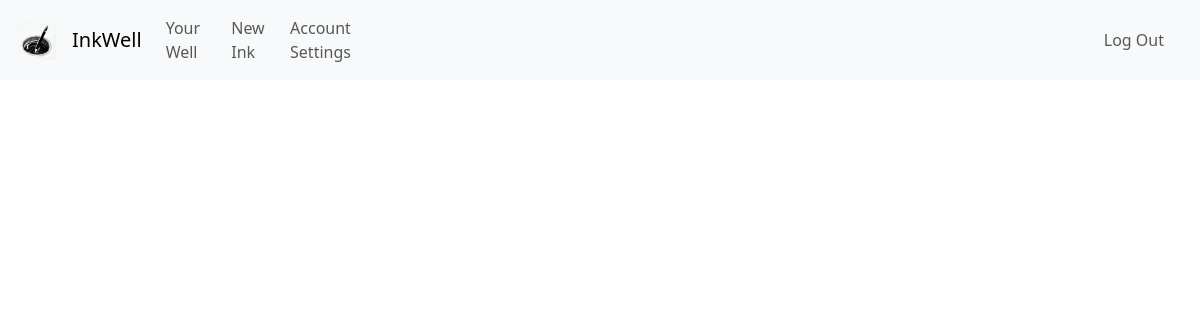
The page /ink_settings (signed in) on the database as committed earlier.
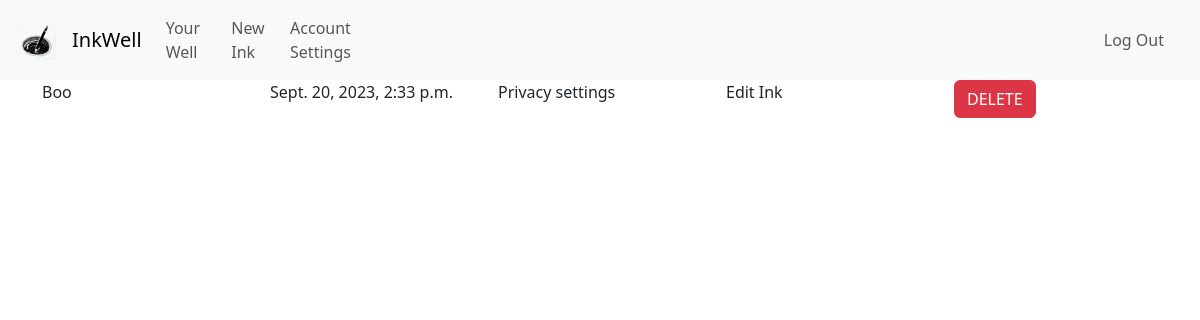
The same page on the database as committed later.
### inkwell/models.py (models this page shows, shortened)
class Ink(models.Model):
    wellOrigin = models.ForeignKey(Well, on_delete=models.CASCADE, related_name="well_pk", default="")
    inkOwner = models.ForeignKey(User, on_delete=models.CASCADE, related_name="ink_owner", default="")
    coAuthors = models.ManyToManyField("CoAuthor")
    privateStatus = models.BooleanField(default=False)
    updateStatus = models.BooleanField(default=False) # If the Ink is edited at least once, this changes to true
    following = models.ManyToManyField(User)
    genre = models.CharField(max_length=64, default="")
    description = models.CharField(max_length=500, default="")
    title = models.CharField(max_length=64, default="")
    content = models.TextField()
    views = models.PositiveBigIntegerField(default=0)
    letterCount = models.PositiveBigIntegerField(default=0)
    creation_date = models.DateTimeField(default=timezone.now, editable=False)

### inkwell/views.py (the view)
# urls.py: path('ink_settings', views.ink_settings, name='ink_settings'),
@login_required
def ink_settings(request):
    retrieve_inks = Ink.objects.filter(inkOwner=request.user)
    return render(request, "inkwell/ink_settings.html", {
        "inks": retrieve_inks
    })

### inkwell/templates/inkwell/ink_settings.html
{% extends "inkwell/layout.html" %}
{% block body %}
<div class="container">
    {% for ink in inks %}
        <div class="row">
            <div class="col">
                {{ ink.title }}
            </div>
            <div class="col">
                {{ ink.creation_date }}
            </div>
            <div class="col">
                Privacy settings
            </div>
            <div class="col">
                Edit Ink
            </div>
            <div class="col">
                <button class="btn btn-danger">DELETE</button>
            </div>
        </div>
    {% endfor %}
</div>
{% endblock %}

### inkwell/templates/inkwell/layout.html (shortened to what this page needs)
{% load static %}
<!DOCTYPE html>
<html lang="en">
    <head>
        <link href="https://cdn.jsdelivr.net/npm/bootstrap@5.3.0/dist/css/bootstrap.min.css" rel="stylesheet">
        <link href="{% static 'inkwell/styles.css' %}" rel="stylesheet">
        <link href="https://cdn.quilljs.com/1.3.6/quill.snow.css" rel="stylesheet">
    </head>
    <body>
        <nav class="navbar navbar-expand-lg navbar-light bg-light">
            <img class="nav-logo" src="{% static 'inkwell/inkwell1.ico' %}" width="40px" height="40px">
            <a class="navbar-brand" href="{% url 'index' %}">InkWell</a>
            <div class="collapse navbar-collapse" id="navbarNav">
                <ul class="navbar-nav d-flex justify-content-start nav-left">
                    {% if user.is_authenticated %}
                        <li>
                            <a class="nav-link" href="{% url 'well' username=user.username %}">Your Well</a>
                        </li>
                        <li>
                            <a class="nav-link" href="{% url 'newInk' %}">New Ink</a>
                        </li>
                        <li>
                            <a class="nav-link" href="{% url 'settings' %}">Account Settings</a>
                        </li>
                    {% endif %}
                </ul>
                <ul class="navbar-nav container d-flex justify-content-end nav-right">
                    {% if user.is_authenticated %}
                        <li class="nav-item">
                            <a class="nav-link" href="{% url 'logout' %}">Log Out</a>
                        </li>
                    {% endif %}
                </ul>
            </div>
          </nav>
        <div class="body">
            {% block body %}
            {% endblock %}
        </div>
    </body>
</html>

### inkwell/static/inkwell/styles.css (style rules this page uses)
.navbar-brand, .nav-logo { margin-left: 1rem; }
.nav-right { margin-right: 1rem; }

Rows that differ between the two databases and show on the page:
added Ink: title "Boo", creation_date "Sept. 20, 2023, 2:33 p.m."
